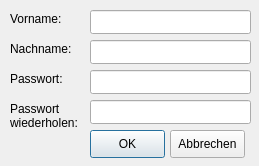
<ui version="4.0" >
 <class>Anmeldung</class>
 <widget class="QDialog" name="Anmeldung" >
  <property name="geometry" >
   <rect>
    <x>0</x>
    <y>0</y>
    <width>259</width>
    <height>166</height>
   </rect>
  </property>
  <property name="windowTitle" >
   <string>Dialog</string>
  </property>
  <widget class="QLabel" name="lblVorname" >
   <property name="geometry" >
    <rect>
     <x>10</x>
     <y>10</y>
     <width>61</width>
     <height>18</height>
    </rect>
   </property>
   <property name="text" >
    <string>Vorname:</string>
   </property>
  </widget>
  <widget class="QLabel" name="lblPasswort" >
   <property name="geometry" >
    <rect>
     <x>10</x>
     <y>70</y>
     <width>61</width>
     <height>18</height>
    </rect>
   </property>
   <property name="text" >
    <string>Passwort:</string>
   </property>
  </widget>
  <widget class="QLabel" name="lblWiederholen" >
   <property name="geometry" >
    <rect>
     <x>10</x>
     <y>100</y>
     <width>71</width>
     <height>31</height>
    </rect>
   </property>
   <property name="text" >
    <string>Passwort
wiederholen:</string>
   </property>
  </widget>
  <widget class="QLabel" name="lblNachname" >
   <property name="geometry" >
    <rect>
     <x>10</x>
     <y>40</y>
     <width>71</width>
     <height>18</height>
    </rect>
   </property>
   <property name="text" >
    <string>Nachname:</string>
   </property>
  </widget>
  <widget class="QLineEdit" name="edtVorname" >
   <property name="geometry" >
    <rect>
     <x>90</x>
     <y>10</y>
     <width>161</width>
     <height>24</height>
    </rect>
   </property>
  </widget>
  <widget class="QLineEdit" name="edtNachname" >
   <property name="geometry" >
    <rect>
     <x>90</x>
     <y>40</y>
     <width>161</width>
     <height>24</height>
    </rect>
   </property>
  </widget>
  <widget class="QLineEdit" name="edtPasswort" >
   <property name="geometry" >
    <rect>
     <x>90</x>
     <y>70</y>
     <width>161</width>
     <height>24</height>
    </rect>
   </property>
  </widget>
  <widget class="QLineEdit" name="edtWiederholen" >
   <property name="geometry" >
    <rect>
     <x>90</x>
     <y>100</y>
     <width>161</width>
     <height>24</height>
    </rect>
   </property>
  </widget>
  <widget class="QPushButton" name="btnOK" >
   <property name="geometry" >
    <rect>
     <x>90</x>
     <y>130</y>
     <width>75</width>
     <height>28</height>
    </rect>
   </property>
   <property name="text" >
    <string>OK</string>
   </property>
  </widget>
  <widget class="QPushButton" name="btnAbbrechen" >
   <property name="geometry" >
    <rect>
     <x>170</x>
     <y>130</y>
     <width>75</width>
     <height>28</height>
    </rect>
   </property>
   <property name="text" >
    <string>Abbrechen</string>
   </property>
  </widget>
 </widget>
 <resources/>
 <connections/>
</ui>
